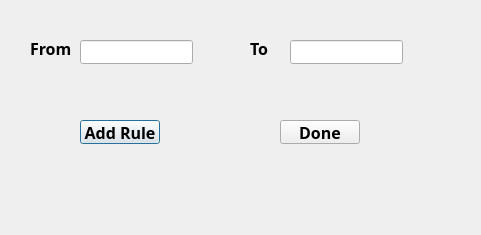
<?xml version="1.0" encoding="UTF-8"?>
<ui version="4.0">
 <class>Production</class>
 <widget class="QDialog" name="Production">
  <property name="geometry">
   <rect>
    <x>0</x>
    <y>0</y>
    <width>481</width>
    <height>235</height>
   </rect>
  </property>
  <property name="windowTitle">
   <string>Add Productions</string>
  </property>
  <property name="windowIcon">
   <iconset resource="resources.qrc">
    <normaloff>:/icons8-bot-48.png</normaloff>:/icons8-bot-48.png</iconset>
  </property>
  <widget class="QPushButton" name="pushButton">
   <property name="geometry">
    <rect>
     <x>80</x>
     <y>120</y>
     <width>80</width>
     <height>24</height>
    </rect>
   </property>
   <property name="font">
    <font>
     <family>Bahnschrift SemiBold</family>
     <pointsize>12</pointsize>
     <bold>true</bold>
    </font>
   </property>
   <property name="text">
    <string>Add Rule</string>
   </property>
  </widget>
  <widget class="QLabel" name="label">
   <property name="geometry">
    <rect>
     <x>30</x>
     <y>40</y>
     <width>49</width>
     <height>16</height>
    </rect>
   </property>
   <property name="font">
    <font>
     <family>Bahnschrift SemiBold</family>
     <pointsize>12</pointsize>
     <bold>true</bold>
    </font>
   </property>
   <property name="text">
    <string>From</string>
   </property>
  </widget>
  <widget class="QLabel" name="label_2">
   <property name="geometry">
    <rect>
     <x>250</x>
     <y>40</y>
     <width>49</width>
     <height>16</height>
    </rect>
   </property>
   <property name="font">
    <font>
     <family>Bahnschrift SemiBold</family>
     <pointsize>12</pointsize>
     <bold>true</bold>
    </font>
   </property>
   <property name="text">
    <string>To</string>
   </property>
  </widget>
  <widget class="QLineEdit" name="from">
   <property name="geometry">
    <rect>
     <x>80</x>
     <y>40</y>
     <width>113</width>
     <height>24</height>
    </rect>
   </property>
   <property name="font">
    <font>
     <family>Bahnschrift SemiBold</family>
     <pointsize>11</pointsize>
     <bold>true</bold>
    </font>
   </property>
  </widget>
  <widget class="QLineEdit" name="to">
   <property name="geometry">
    <rect>
     <x>290</x>
     <y>40</y>
     <width>113</width>
     <height>24</height>
    </rect>
   </property>
   <property name="font">
    <font>
     <family>Bahnschrift SemiBold</family>
     <pointsize>11</pointsize>
     <bold>true</bold>
    </font>
   </property>
  </widget>
  <widget class="QPushButton" name="done">
   <property name="geometry">
    <rect>
     <x>280</x>
     <y>120</y>
     <width>80</width>
     <height>24</height>
    </rect>
   </property>
   <property name="font">
    <font>
     <family>Bahnschrift SemiBold</family>
     <pointsize>12</pointsize>
     <bold>true</bold>
    </font>
   </property>
   <property name="text">
    <string>Done</string>
   </property>
  </widget>
 </widget>
 <resources>
  <include location="resources.qrc"/>
 </resources>
 <connections/>
</ui>
